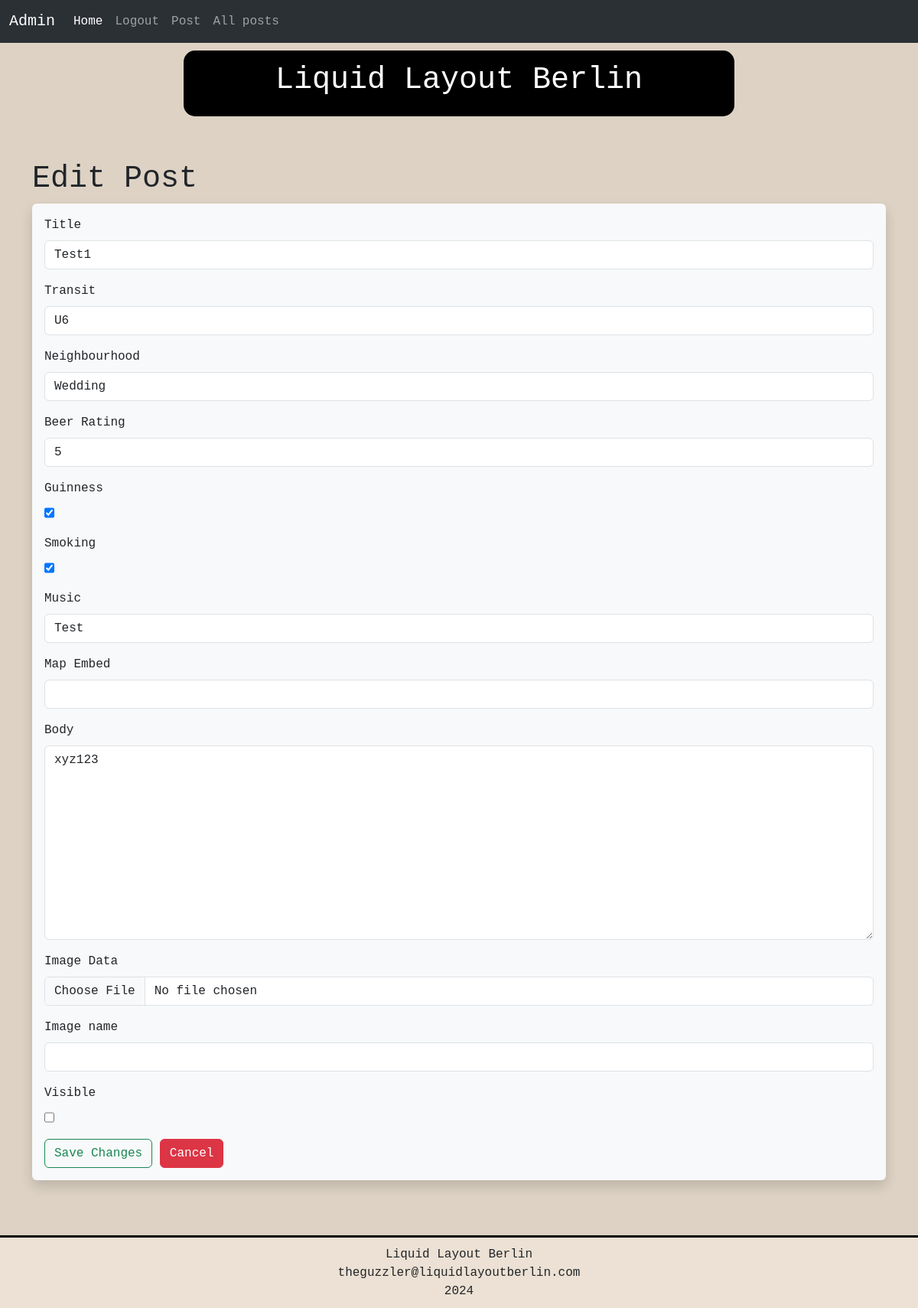
The page /posts/edit/1 (signed in) on the database as committed earlier.
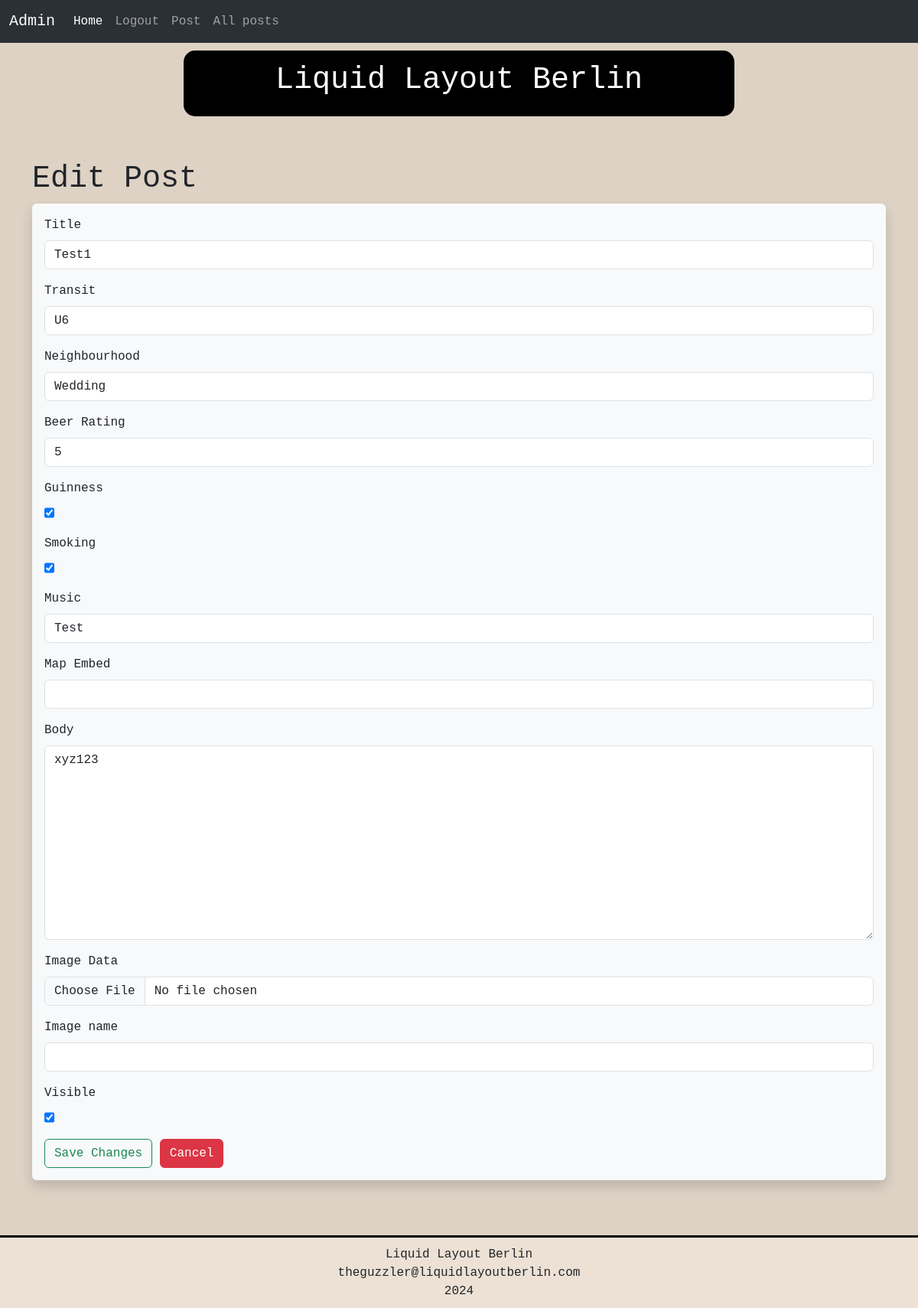
The same page on the database as committed later.
### app/models.py (models this page shows, shortened)
class Post(db.Model):
    id : so.Mapped[int] = so.mapped_column(primary_key=True)
    title : so.Mapped[str] = so.mapped_column(sa.String(64))
    body : so.Mapped[str] = so.mapped_column(sa.Text)
    map_embed : so.Mapped[str] = so.mapped_column(sa.Text, nullable=True)
    transit : so.Mapped[str] = so.mapped_column(sa.String(64))
    neighbourhood : so.Mapped[str] = so.mapped_column(sa.String(64))
    beer_rating : so.Mapped[str] = so.mapped_column(sa.Integer)
    guinness : so.Mapped[bool] = so.mapped_column(sa.Boolean)
    smoking : so.Mapped[bool] = so.mapped_column(sa.Boolean)
    music : so.Mapped[str] = so.mapped_column(sa.String(128))
    visible : so.Mapped[bool] = so.mapped_column(sa.Boolean, default=True, nullable=True)
    image_data: so.Mapped[bytes] = so.mapped_column(sa.LargeBinary, nullable=True)  # Store image data
    image_filename: so.Mapped[str] = so.mapped_column(sa.String(255), nullable=True)  # Store image filename
    timestamp : so.Mapped[datetime] = so.mapped_column(index=True, default=lambda: datetime.now(timezone.utc))
    user_id : so.Mapped[int] = so.mapped_column(sa.ForeignKey(User.id), index=True)
    author : so.Mapped[User] = so.relationship(back_populates="posts")

### app/routes.py (the view, shortened to what this page needs)
@app.route("/posts/edit/<id>", methods=["GET", "POST"])
@login_required
def edit_post(id):
    post = Post.query.get_or_404(id)
    form = PostForm(obj=post)
    title = f"Edit post {post.title}"
    return render_template("edit_post.html", title=title, post=post, form=form)

### app/forms.py
class PostForm(FlaskForm):
    title = StringField("Title", validators=[DataRequired(), Length(min=1, max=140)])
    transit = SelectField("Transit", choices=transit_list, validators=[DataRequired()])
    neighbourhood = SelectField("Neighbourhood", choices=neighbourhoods_list, validators=[DataRequired()])
    beer_rating = SelectField("Beer Rating", choices=beer_rating_list, validators=[DataRequired()])
    guinness = BooleanField("Guinness")
    smoking = BooleanField("Smoking")
    music = StringField("Music")
    map_embed = StringField("Map Embed")
    body = TextAreaField("Body", validators=[DataRequired()])
    image_data = FileField("Image Data", validators=[Optional()])
    image_filename = StringField("Image name", validators=[Optional()])
    visible = BooleanField("Visible", default="checked")
    submit = SubmitField("Submit")

### app/models.py (called while the page is built)
@login.user_loader
def load_user(id):
    return db.session.get(User, int(id))

### app/templates/edit_post.html (shortened to what this page needs)
{% extends "base.html" %}
{% block content %}
    <h1>Edit Post</h1>
    <div class="shadow p-3 mb-5 bg-body-tertiary rounded">
        <form action="" method="post">
            <div class="mb-3">
                {{ form.title.label(class="form-label") }}
                {{ form.title(class="form-control") }}
            </div>
            <div class="mb-3">
                {{ form.transit.label(class="form-label") }}
                {{ form.transit(class="form-control") }}
            </div>
            <div class="mb-3">
                {{ form.neighbourhood.label(class="form-label") }}
                {{ form.neighbourhood(class="form-control") }}
            </div>
            <div class="mb-3">
                {{ form.beer_rating.label(class="form-label") }}
                {{ form.beer_rating(class="form-control") }}
            </div>
            <div class="mb-3">
                {{ form.guinness.label(class="form-label") }}
                {{ form.guinness(class="form-check") }}
            </div>
            <div class="mb-3">
                {{ form.smoking.label(class="form-label") }}
                {{ form.smoking(class="form-check") }}
            </div>
            <div class="mb-3">
                {{ form.music.label(class="form-label") }}
                {{ form.music(class="form-control") }}
            </div>
            <div class="mb-3">
                {{ form.map_embed.label(class="form-label") }}
                {{ form.map_embed(class="form-control") }}
            </div>
            <div class="mb-3">
                {{ form.body.label(class="form-label") }}
                {{ form.body(class="form-control", rows="10") }}
            </div>
            <div class="mb-3">
                {{ form.image_data.label(class="form-label") }}
                {{ form.image_data(class="form-control") }}
            </div>
            <div class="mb-3">
                {{ form.image_filename.label(class="form-label") }}
                {{ form.image_filename(class="form-control") }}
            </div>
            <div class="mb-3">
                {{ form.visible.label(class="form-label") }}
                {{ form.visible(class="form-check") }}
            </div>
            <button type="submit" class="btn btn-outline-success">Save Changes</button>
            <a href="{{url_for('index')}}" class="btn btn-danger">Cancel</a>
        </form>
    </div>
        <br>
{% endblock %}

Rows that differ between the two databases and show on the page:
changed Post "Test1": visible "☐" → "☑"
